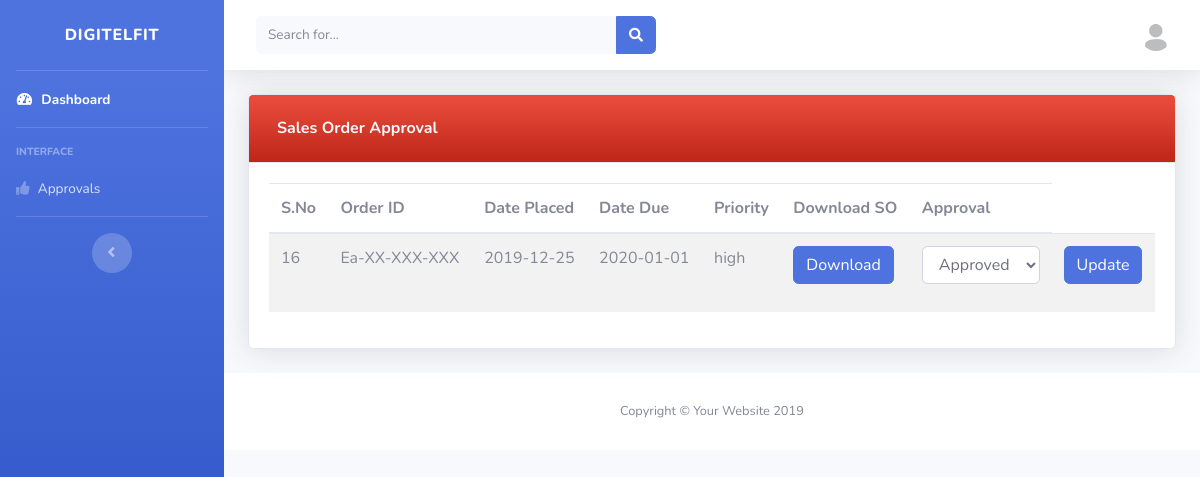
/admin/salesorder.php, run on the app's committed database.
### tables this page shows
CREATE TABLE `salesorder` (
  `ID` int(11) NOT NULL,
  `orderid` varchar(255) DEFAULT NULL,
  `dateplaced` date DEFAULT NULL,
  `datedue` date DEFAULT NULL,
  `priority` varchar(255) DEFAULT NULL,
  `file_name` varchar(255) DEFAULT 'NULL',
  `file_type` varchar(255) DEFAULT 'NULL',
  `so_file` mediumblob DEFAULT NULL,
  `sostatus` varchar(255) DEFAULT 'NOT STARTED',
  `progress` decimal(3,2) DEFAULT 0.00,
  `approval` varchar(255) NOT NULL DEFAULT 'Pending Approval'
);

### admin/salesorder.php (the view, shortened to what this page needs)
<?php
    include('includes/header.php');
    include('includes/navbar.php');
    include('includes/dbh.inc.php');
?>
<div class="container-fluid">
    <div class="card shadow mb-4">
        <div class="card-header bg-gradient-danger py-3">
            <h6 class="m-2 font-weight-bold text-light">Sales Order Approval
            </h6>
        </div>
        <div class="card-body">
            <?php
            $query = "SELECT * FROM salesorder";
            $query_run = mysqli_query($conn,$query)
            ?>
            <table class="table table-striped">
                <thead>
                    <tr>
                    <th scope="col">S.No</th>
                    <th scope="col">Order ID</th>
                    <th scope="col">Date Placed</th>
                    <th scope="col">Date Due</th>
                    <th scope="col">Priority</th>
                    <th scope="col">Download SO</th>
                    <th scope="col">Approval</th>
                    </tr>
                </thead>
                <tbody>
                    <?php
                    if(mysqli_num_rows($query_run) > 0)
                    {
                        while($row = mysqli_fetch_assoc($query_run))
                        {
                            ?>
                    <tr>
                    <td><?php echo $row['ID'];?></td>
                    <td><?php echo $row['orderid'];?></td>
                    <td><?php echo $row['dateplaced'];?></td>
                    <td><?php echo $row['datedue'];?></td>
                    <td><?php echo $row['priority'];?></td>
                    <td>
                    <a class="btn btn-primary" href="includes/approveso.inc.php?id=<?php echo $row['ID'];?>">Download</a>
                    </td>
                    <form action="includes/updateprog.inc.php?id=<?php echo $row['ID'];?>" method="POST">
                    <td>
                        <div class="form-group">
                            <select name="edit_approval" class="form-control">
                                <option value="" disabled selected hidden><?php echo $row['approval'];?></option>
                            </select>
                        </div>
                    </td>
                    <td>
                    <button name="update-btn" type="submit" class="btn btn-primary">Update</button>
                    </td>
                    </form>
                    </tr>
                    <?php
                        }
                    }
                    else {
                        echo "No Record Found";
                        }
                    ?>
                </tbody>
            </table>
        </div>
    </div>
</div>
<?php
      include("includes/footer.php");
?>

### data on the page
salesorder: ID "16", orderid "Ea-XX-XXX-XXX", dateplaced "2019-12-25", datedue "2020-01-01", priority "high", edit_approval "Approved"
